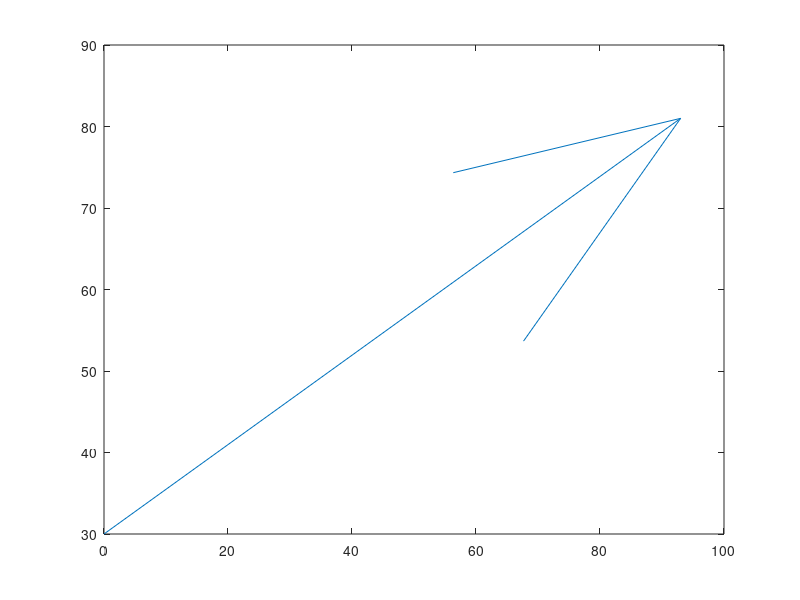

Source code (MATLAB): (Note: this script raises an error after producing the figure.)
% FINAL PROJECT - Template code for Part 1 - STATIC part

clc;
clf;
close all;
clear all;

% Specify Number of elements
% 12 : Suspension cables
% 13 : Deck
% 4 : Pylons
nel_truss = 12;
nel_beam = 17;
nel = nel_beam + nel_truss;

% Pretension values for the cable elements
f0 = zeros(nel_truss,1);
f0(1) = 7528.46;
f0(2) = 7522.12;
f0(3) = 5896.61;
f0(4) = 5896.61;
f0(5) = 7522.12;
f0(6) = 7528.46;
f0(7) = 7528.46;
f0(8) = 7522.12;
f0(9) = 5896.61;
f0(10) = 7522.12;
f0(11) = 7528.46;
f0(12) = 7528.46;
f0 = -f0;

% Transverse dist. load for the beam elements
w = zeros(nel_beam,1);
w(1:13) = -127.4*1000.0;

%x1,y1,x2, and y2 coordinates of each element are stored in array X
%X(e,1) = x1 of element e,
%X(e,2) = y1 of element e
%X(e,3) = x2.....
X_truss = zeros(nel_truss,4);
X_beam = zeros(nel_beam,4);

% Specify spatial coordinates of truss elements
X_truss(1,:) = [0 30 93 81]; %A-O
X_truss(2,:) = [31 30 93 81]; %B-O
X_truss(3,:) = [62 30 93 81]; %C-O
X_truss(4,:) = [124 30 93 81]; %E-O
X_truss(5,:) = [155 30 93 81]; %F-O
X_truss(6,:) = [186 30 93 81]; %G-O
X_truss(7,:) = [217 30 310 81]; %H-P
X_truss(8,:) = [248 30 310 81]; %I-P
X_truss(9,:) = [279 30 310 81]; %J-P
X_truss(10,:) = [341 30 310 81]; %L-P
X_truss(11,:) = [372 30 310 81]; %M-P
X_truss(12,:) = [403 30 310 81]; %N-P

% Specify spatial coordinates of beam elements
X_beam(1,:) = [0 30 31 30]; %A-B
X_beam(2,:) = [31 30 62 30]; %B-C
X_beam(3,:) = [62 30 93 30]; %C-D
X_beam(4,:) = [93 30 124 30]; %D-E
X_beam(5,:) = [124 30 155 30]; %E-F
X_beam(6,:) = [155 30 186 30]; %F-G
X_beam(7,:) = [186 30 217 30]; %G-H
X_beam(8,:) = [217 30 248 30]; %H-I
X_beam(9,:) = [248 30 279 30]; %I-J
X_beam(10,:) = [279 30 310 30]; %J-K
X_beam(11,:) = [310 30 341 30]; %K-L
X_beam(12,:) = [341 30 372 30]; %L-M
X_beam(13,:) = [372 30 403 30]; %M-N
X_beam(14,:) = [93 0 93 30]; %Q-D
X_beam(15,:) = [93 30 93 81]; %D-O
X_beam(16,:) = [310 0 310 30]; %R-K
X_beam(17,:) = [310 30 310 81]; %K-P

% Young's Modulus : Note that Young's modulus values vary
E_truss = ones(nel_truss,1)*200000*10^6;
E_beam = ones(nel_beam,1)*36500*10^6; %MPa

% Cross sectional area : Note that cross-sections vary
A_truss = zeros(nel_truss,1);
A_beam= zeros(nel_beam,1);

A_truss(1,1) = .1094; %A-O m^2
A_truss(2,1) = .0547; %B-O
A_truss(3,1) = .0547; %C-O
A_truss(4,1) = .0547; %E-O
A_truss(5,1) = .0547; %F-O
A_truss(6,1) = .1094; %G-O
A_truss(7,1) = .1094; %H-P
A_truss(8,1) = .0547; %I-P
A_truss(9,1) = .0547; %J-P
A_truss(10,1) = .0547; %L-P
A_truss(11,1) = .0547; %M-P
A_truss(12,1) = .1094; %N-P

A_beam(1:13,1) = 5.20; %bridge deck
A_beam(14:17,1) = 27.3397; %pylon

% 2nd moment of area
I_beam = zeros(nel_beam,1);
I_beam(1:13,1) = 0.49; %m^4 %bridge deck
I_beam(14:17,1) = 41.4367; %pylon

% Visualize your structure before for unknowns:
% if flagVisualizeInitial is 1 then VISUALIZE
% if flagVisualizeInitial is 0 then skip visualization
flagVisualizeUndeformed = 1;
if flagVisualizeUndeformed == 1
    figure(1)
    for ele=1:nel_truss
        % Undeformed
        p1 = [X_truss(ele,1) X_truss(ele,2)];           % First Point
        p2 = [X_truss(ele,3) X_truss(ele,4)];           % Second Point
        dp = p2-p1;                         % Difference
        q = quiver(p1(1),p1(2),dp(1),dp(2),0);
        q.LineStyle = '-';
        q.Color = 'blue';
        q.AlignVertexCenters = 'on';
        grid
        text(p1(1),p1(2), sprintf('Node:(%.0f,%.0f)',p1))
        text(p2(1),p2(2), sprintf('Node:(%.0f,%.0f)',p2))
        text((p1(1)+p2(1))*0.5,(p1(2)+p2(2))*0.5, sprintf('Truss%.0f ',ele))
        hold on
    end
    for ele=1:nel_beam
        % Undeformed
        p1 = [X_beam(ele,1) X_beam(ele,2)];           % First Point
        p2 = [X_beam(ele,3) X_beam(ele,4)];           % Second Point
        dp = p2-p1;                         % Difference
        q = quiver(p1(1),p1(2),dp(1),dp(2),0);
        q.LineStyle = '-';
        q.Color = 'blue';
        q.AlignVertexCenters = 'on';
        grid
        text(p1(1),p1(2), sprintf('Node:(%.0f,%.0f)',p1))
        text(p2(1),p2(2), sprintf('Node:(%.0f,%.0f)',p2))
        text((p1(1)+p2(1))*0.5,(p1(2)+p2(2))*0.5, sprintf('Beam:%.0f ',ele))
        hold on
    end
    legend('Undeformed Structure');
    xlabel('Global X');
    ylabel('Global Y');
end


%Total number of DOF
ndof = 18*3;

%Total number of free DOF
nfdof = ndof-8;

%Total number of restrained DOF
nddof = ndof - nfdof;

%Specify number of DOFs for each type
edof_beam = 6;
edof_truss = 4;


% ID array. Maps local element DOF to global DOF. Make sure that you put the
% free DOF first and the restrained ones at the end in your own DOF labelling.
% Also, note that ID_beam is of size [nel_beam x edof_beam =6].
% In order to visualize deform structure, please place rotational DOFs to 3rd and 6th entries.
ID_truss = ones(nel_truss,edof_truss);
ID_beam = ones(nel_beam,edof_beam);

%Truss members
ID_truss(1,:) = [1 53 41 42]; %A-O
ID_truss(2,:) = [3 4 41 42]; %B-O
ID_truss(3,:) = [6 7 41 42]; %C-O
ID_truss(4,:) = [12 13 41 42]; %E-O
ID_truss(5,:) = [15 16 41 42]; %F-O
ID_truss(6,:) = [18 19 41 42]; %G-O
ID_truss(7,:) = [21 22 44 45]; %H-P
ID_truss(8,:) = [24 25 44 45]; %I-P
ID_truss(9,:) = [27 28 44 45]; %J-P
ID_truss(10,:) = [33 34 44 45]; %L-P
ID_truss(11,:) = [36 37 44 45]; %M-P
ID_truss(12,:) = [39 54 44 45]; %N-P

% Beams including deck elements and pylons
ID_beam(1,:) = [1 53 2 3 4 5]; %A-B
ID_beam(2,:) = [3 4 5 6 7 8]; %B-C
ID_beam(3,:) = [6 7 8 9 10 11]; %C-D
ID_beam(4,:) = [9 10 11 12 13 14]; %D-E
ID_beam(5,:) = [12 13 14 15 16 17]; %E-F
ID_beam(6,:) = [15 16 17 18 19 20]; %F-G
ID_beam(7,:) = [18 19 20 21 22 23]; %G-H
ID_beam(8,:) = [21 22 23 24 25 26]; %H-I
ID_beam(9,:) = [24 25 26 27 28 29]; %I-J
ID_beam(10,:) = [27 28 29 30 31 32]; %J-K
ID_beam(11,:) = [30 31 32 33 34 35]; %K-L
ID_beam(12,:) = [33 34 35 36 37 38]; %L-M
ID_beam(13,:) = [36 37 38 39 54 40]; %M-N
ID_beam(14,:) = [47 48 49 9 10 11]; %Q-D
ID_beam(15,:) = [9 10 11 41 42 43]; %D-O
ID_beam(16,:) = [50 51 52 30 31 32]; %R-K
ID_beam(17,:) = [30 31 32 44 45 46]; %K-P


%Initialize stiffness matrix K
% Global Stiffness Matrix
K = zeros(ndof,ndof);

%Initialize force vector P (external nodal forces) and Pf0 (fixed end forces on nodes)
%Put you code here to populate array P based on the problem statement
%You can only populate up to nfdof index. The indices nfdof+1:ndof
%correspond to the restrained DOF and are in fact the reaction forces that
%will be calculated later on
P = zeros(ndof,1);
Pf0 = zeros(ndof,1);


%Populating global stiffness matrix
% Assemble truss elements
for e=1:nel_truss
    [ke_truss, fe_truss] = localStiffnessTruss(X_truss(e,:),E_truss(e,1),A_truss(e,1),f0(e,1));
    for i=1:edof_truss  %Loopoing over local dof
        for j=1:edof_truss  %Looping over local dof
            K(ID_truss(e,i),ID_truss(e,j)) = K(ID_truss(e,i),ID_truss(e,j)) + ke_truss(i,j);
        end
        Pf0(ID_truss(e,i),1) = Pf0(ID_truss(e,i),1) + fe_truss(i,1);
    end
end

% Assemble beam elements
for e=1:nel_beam
    [ke_beam, fe_beam]= localStiffnessBeam(X_beam(e,:),E_beam(e,1),I_beam(e,1),A_beam(e,1),w(e,1));
    for i=1:edof_beam  %Loopoing over local dof
        for j=1:edof_beam  %Looping over local dof
            K(ID_beam(e,i),ID_beam(e,j)) = K(ID_beam(e,i),ID_beam(e,j)) + ke_beam(i,j);
        end
        Pf0(ID_beam(e,i),1) = Pf0(ID_beam(e,i),1) + fe_beam(i,1);
    end
end


%We can split the stiffness matrix into four submatrices. Kff, Kfd, Kdf, Kdd
%Kff has dimensions nfdof x nfdof
%Kfd has dimensions nddof x nfdof
%Kdf has dimensions nfdof x nddof
%Kdd has dimensions nddof x nddof
%Extracting the submatrices from matrix K
Kff = K(1:nfdof,1:nfdof);
Kfd = K(1:nfdof,nfdof+1:ndof);
Kdf = K(nfdof+1:ndof,1:nfdof);
Kdd = K(nfdof+1:ndof,nfdof+1:ndof);

%Extracting Pf from P
Pf = P(1:nfdof,1);

%Extracting Pf0f and Pf0d from Pf0 (fixed end forces on structural level)
Pf0f = Pf0(1:nfdof,1);
Pf0d = Pf0(nfdof+1:ndof,1);

%Initialize array of displacements u
u = zeros(ndof,1);

%Extracting ud from u
ud = u(nfdof+1:ndof,1);

%Solving for the displacements uf
uf = Kff \ (Pf - Pf0f - Kfd*ud);

%Solving for the reaction forces
Pd = Kdf*uf + Kdd*ud + Pf0d;


% Visualize your deformed structure:
% if flagVisualizeInitial is 1 then VISUALIZE
% if flagVisualizeInitial is 0 then skip visualization
flagVisualizeDeformed = 1;
% Manually adjust below amplification factor so that you could visualize your results
amplificationFactor = 50.0;
if flagVisualizeDeformed == 1
    % Retrieve full u
    u = [uf(:)' ud(:)'];
    % Define a 2D arrays containing updated positions of the nodes
    X_def_truss = zeros(nel,4);
    X_def_vis_truss = zeros(nel,4);

    X_def_beam = zeros(nel,4);
    X_def_vis_beam = zeros(nel,4);
    % Loop over each dof to update positions
    for ele =1:nel_truss
        for i=1:edof_truss
            X_def_truss(ele,i) = X_truss(ele,i) + u(ID_truss(ele,i));
            X_def_vis_truss(ele,i) = X_truss(ele,i) + amplificationFactor*u(ID_truss(ele,i));
        end
    end
    % Only take into account displacements.
    for ele =1:nel_beam
        X_def_beam(ele,1) = X_beam(ele,1) + u(ID_beam(ele,1));
        X_def_vis_beam(ele,1) = X_beam(ele,1) + amplificationFactor*u(ID_beam(ele,1));

        X_def_beam(ele,2) = X_beam(ele,2) + u(ID_beam(ele,2));
        X_def_vis_beam(ele,2) = X_beam(ele,2) + amplificationFactor*u(ID_beam(ele,2));

        X_def_beam(ele,3) = X_beam(ele,3) + u(ID_beam(ele,5));
        X_def_vis_beam(ele,3) = X_beam(ele,3) + amplificationFactor*u(ID_beam(ele,4));

        X_def_beam(ele,4) = X_beam(ele,4) + u(ID_beam(ele,6));
        X_def_vis_beam(ele,4) = X_beam(ele,4) + amplificationFactor*u(ID_beam(ele,5));
    end
    figure(2)
    for ele=1:nel_truss
        hold on
        % Undeformed
        p1 = plot([X_truss(ele,1) X_truss(ele,3)], [X_truss(ele,2) X_truss(ele,4)],'--b');
        % Deformed
        p2 = plot([X_def_vis_truss(ele,1) X_def_vis_truss(ele,3)], [X_def_vis_truss(ele,2) X_def_vis_truss(ele,4)]...
            , 'k','LineWidth',1.5);
        legend([p1 p2],'Undeformed','Deformed');
    end
    for ele=1:nel_beam
        hold on
        % Undeformed
        p1 = plot([X_beam(ele,1) X_beam(ele,3)], [X_beam(ele,2) X_beam(ele,4)],'--r');
        % Deformed
        p2 = plot([X_def_vis_beam(ele,1) X_def_vis_beam(ele,3)], [X_def_vis_beam(ele,2) X_def_vis_beam(ele,4)]...
            , 'k','LineWidth',1.5);
        legend([p1 p2],'Undeformed','Deformed');
        hold off
    end
    title(['Deformed Structure: Amplification factor: ',num2str(amplificationFactor)]);
    xlabel('Global X');
    ylabel('Global Y');
end



%Part 2: Dynamics
rho_truss = ones(nel_truss,1)*8050; %kg/m^3
rho_beam = ones(nel_beam,1)*2400; %kg/m^3

%Populating global mass matrix (consistent and lump)
M = zeros(ndof,ndof);
MLump = zeros(ndof,ndof);
% Assemble truss elements
for e=1:nel_truss
    [mass_truss,mass_truss_lump] = massMatrixTruss(X_truss(e,:),rho_truss(e,1),A_truss(e,1));
    for i=1:edof_truss  %Loopoing over local dof
        for j=1:edof_truss  %Looping over local dof
            M(ID_truss(e,i),ID_truss(e,j)) = M(ID_truss(e,i),ID_truss(e,j)) + mass_truss(i,j);
            MLump(ID_truss(e,i),ID_truss(e,j)) = MLump(ID_truss(e,i),ID_truss(e,j)) + mass_truss_lump(i,j);
        end
    end
end

% Assemble beam elements
for e=1:nel_beam
    [mass_beam,mass_beam_lump] = massMatrixBeam(X_beam(e,:),rho_beam(e,1),A_beam(e,1));
    for i=1:edof_beam  %Loopoing over local dof
        for j=1:edof_beam  %Looping over local dof
            M(ID_beam(e,i),ID_beam(e,j)) = M(ID_beam(e,i),ID_beam(e,j)) + mass_beam(i,j);
            MLump(ID_beam(e,i),ID_beam(e,j)) = MLump(ID_beam(e,i),ID_beam(e,j)) + mass_beam_lump(i,j);
        end
    end
end

%We can split the mass matrix into four submatrices. Mff, Mfd, Mdf, Mdd
%Mff has dimensions nfdof x nfdof
%Mfd has dimensions nddof x nfdof
%Mdf has dimensions nfdof x nddof
%Mdd has dimensions nddof x nddof
%Extracting the submatrices from matrix M
Mff = M(1:nfdof,1:nfdof);
Mfd = M(1:nfdof,nfdof+1:ndof);
Mdf = M(nfdof+1:ndof,1:nfdof);
Mdd = M(nfdof+1:ndof,nfdof+1:ndof);
%Extracting the submatrices from matrix MLump
MffLump = MLump(1:nfdof,1:nfdof);
MfdLump = MLump(1:nfdof,nfdof+1:ndof);
MdfLump = MLump(nfdof+1:ndof,1:nfdof);
MddLump = MLump(nfdof+1:ndof,nfdof+1:ndof);

%forcing vector from distributed loads
forcingVector = Pf - Pf0f;

%defining numerical approximation parameters
rho_inf = 0.5;
am = (2-rho_inf)/(1+rho_inf);
af = 1/(1+rho_inf);
gamma = 0.5+am-af;
beta = 0.25*(1+am-af)^2;

%time step
dt = 0.02;
tfinal = 40;
t = 0:dt:tfinal;

%initial conditions, from static part 1
%consistent mass matrix
ufAcel = zeros(nfdof,1);
ufVel = zeros(nfdof,1);
ufDisp = uf;
%lump mass matrix
ufAcelLump = zeros(nfdof,1);
ufVelLump = zeros(nfdof,1);
ufDispLump = uf;

%prescribed DOFs, representing earthquake movement
udAcel = readmatrix("acc.txt");
udVel = readmatrix("vel.txt");
udDisp = readmatrix("disp.txt");

%u vector to plot (consistent and lump mass matrix)
uConsistent = u;
uLump = u;

%matrix storing reaction forces at prescribed DOFs
PdNew = zeros(nddof,length(t));
PdNewLump = zeros(nddof,length(t));

%matrix storing acceleration components at nodes D and K
accelD = zeros(1,length(t));
accelDLump = zeros(1,length(t));
accelK = zeros(1,length(t));
accelKLump = zeros(1,length(t));

for i = 1:length(t)-1
    %consistent mass matrix
    %predictor stage
    ufAcelNextPredict = ((gamma-1)/gamma)*ufAcel;
    ufVelNextPredict = ufVel;
    ufDispNextPredict = ufDisp + dt*ufVel + (dt^2/2)*((1-2*beta)*ufAcel + (2*beta)*ufAcelNextPredict);
    %corrector stage
    ufAcelAlpha = ufAcel + am*(ufAcelNextPredict-ufAcel);
    ufVelAlpha = ufVel + af*(ufVelNextPredict-ufVel);
    ufDispAlpha = ufDisp + af*(ufDispNextPredict-ufDisp);
    %ualpha at prescribed DOFs, from given data
    udAcelAlpha = udAcel(i) + am*(udAcel(i+1)-udAcel(i));
    udVelAlpha = udVel(i) + af*(udVel(i+1)-udVel(i));
    udDispAlpha = udDisp(i) + af*(udDisp(i+1)-udDisp(i));
    udAcelAlphaMatrix = [udAcelAlpha 0 0 udAcelAlpha 0 0 0 0]';
    udVelAlphaMatrix = [udVelAlpha 0 0 udVelAlpha 0 0 0 0]';
    udDispAlphaMatrix = [udDispAlpha 0 0 udDispAlpha 0 0 0 0]';

    %lump mass matrix
    %predictor stage
    ufAcelNextPredictLump = ((gamma-1)/gamma)*ufAcelLump;
    ufVelNextPredictLump = ufVelLump;
    ufDispNextPredictLump = ufDispLump + dt*ufVelLump + (dt^2/2)*((1-2*beta)*ufAcelLump + (2*beta)*ufAcelNextPredictLump);
    %corrector stage
    ufAcelAlphaLump = ufAcelLump + am*(ufAcelNextPredictLump-ufAcelLump);
    ufVelAlphaLump = ufVelLump + af*(ufVelNextPredictLump-ufVelLump);
    ufDispAlphaLump = ufDispLump + af*(ufDispNextPredictLump-ufDispLump);

    %Animation for Consistent Mass Matrix
    % Call the following routine after corrector step in every time step
    % Create an animation
    flagVisualizeAnimation = 1;
    figure_object = figure(3); % Create figure for animation
    filename = 'animationEQConsistent.gif';
    amplificationFactor = 5;
    if flagVisualizeAnimation == 1
        % Append to animation
        visualize(uConsistent,nel_truss, nel_beam, ID_truss, ID_beam, X_truss, X_beam, figure_object, amplificationFactor);
        drawnow
        pause(0.000)
        % Capture the plot as an image
        frame = getframe(figure_object);
        im = frame2im(frame);
        [imind,cm] = rgb2ind(im,256);
        % Write to the GIF File
        if i == 1 %t == 0.0
            imwrite(imind,cm,filename,'gif', 'Loopcount',inf);
        else
            imwrite(imind,cm,filename,'gif','DelayTime',0.1,'WriteMode','append');
        end
    end
    %Animation for Lump Mass Matrix
    % Call the following routine after corrector step in every time step
    % Create an animation
    flagVisualizeAnimation = 1;
    figure_object = figure(4); % Create figure for animation
    filename = 'animationEQLump.gif';
    amplificationFactor = 5;
    if flagVisualizeAnimation == 1
        % Append to animation
        visualize(uLump,nel_truss, nel_beam, ID_truss, ID_beam, X_truss, X_beam, figure_object, amplificationFactor);
        drawnow
        pause(0.000)
        % Capture the plot as an image
        frame = getframe(figure_object);
        im = frame2im(frame);
        [imind,cm] = rgb2ind(im,256);
        % Write to the GIF File
        if i == 1 %t == 0.0
            imwrite(imind,cm,filename,'gif', 'Loopcount',inf);
        else
            imwrite(imind,cm,filename,'gif','DelayTime',0.1,'WriteMode','append');
        end
    end
    % TIME INTEGRATION LOOP ENDS

    %collocation, solve for acceleration increment (consistent and lump mass matrix)
    accelIncrement = (am*Mff + af*beta*(dt^2)*Kff)\(forcingVector - (Mff*ufAcelAlpha+Kff*ufDispAlpha) - (Mfd*udAcelAlphaMatrix+Kfd*udDispAlphaMatrix));
    accelIncrementLump = (am*MffLump + af*beta*(dt^2)*Kff)\(forcingVector - (MffLump*ufAcelAlphaLump+Kff*ufDispAlphaLump) - (MfdLump*udAcelAlphaMatrix+Kfd*udDispAlphaMatrix));

    %update solution
    %consistent mass matrix
    ufAcel = ufAcelNextPredict + accelIncrement;
    ufVel = ufVelNextPredict + gamma*dt*accelIncrement;
    ufDisp = ufDispNextPredict + beta*(dt^2)*accelIncrement;
    %lump mass matrix
    ufAcelLump = ufAcelNextPredictLump + accelIncrementLump;
    ufVelLump = ufVelNextPredictLump + gamma*dt*accelIncrementLump;
    ufDispLump = ufDispNextPredictLump + beta*(dt^2)*accelIncrementLump;

    %post-processing to get reaction forces and accelerations at D and K,
    %consistent and lump mass matrix
    udAcelMatrix = [udAcel(i+1) 0 0 udAcel(i+1) 0 0 0 0]';
    udDispMatrix = [udDisp(i+1) 0 0 udDisp(i+1) 0 0 0 0]';
    PdNew(:,i) = Pf0d + Mdf*ufAcel + Mdd*udAcelMatrix + Kdf*ufDisp + Kdd*udDispMatrix;
    accelD(i+1) = ufAcel(9);
    accelK(i+1) = ufAcel(30);
    PdNewLump(:,i) = Pf0d + MdfLump*ufAcelLump + MddLump*udAcelMatrix + Kdf*ufDispLump + Kdd*udDispMatrix;
    accelDLump(i+1) = ufAcelLump(9);
    accelKLump(i+1) = ufAcelLump(30);

    uConsistent = [ufDisp;udDispMatrix];
    uLump = [ufDispLump;udDispMatrix];
    fprintf('t = %e\n', t(i));
end

%%%%UNCOMMENT TO VIEW PLOTS%%%%%%%%%%%

%plotting acceleration components at nodes D and K, consistent and lump mass matrix
%plotting support reactions (1-3 are node Q x-y-moment, 4-6 are node R x-y-moment, 7 is node A y direction, 8
%is node N y direction)
figure(5);
tiledlayout(2,2)
ax1 = nexttile;
plot(t,accelD);
xlabel('Time (s)');
ylabel('Acceleration (m/s^2)');
title('X Acceleration at Node D, Consistent Mass Matrix');
ax2 = nexttile;
plot(t,accelK);
xlabel('Time (s)');
ylabel('Acceleration (m/s^2)');
title('X Acceleration at Node K, Consistent Mass Matrix');
ax3 = nexttile;
plot(t,accelDLump);
xlabel('Time (s)');
ylabel('Acceleration (m/s^2)');
title('X Acceleration at Node D, Lumped Mass Matrix');
ax4 = nexttile;
plot(t,accelKLump);
xlabel('Time (s)');
ylabel('Acceleration (m/s^2)');
title('X Acceleration at Node K, Lumped Mass Matrix');
sgtitle('X Acceleration Components at Nodes D and K vs. Time');
linkaxes([ax1 ax2 ax3 ax4],'xy')
ax1.XLim = [0 tfinal];

figure(6);
tiledlayout(4,2)
ax5 = nexttile;
plot(t,PdNew(1,:));
xlabel('Time (s)');
ylabel('F (N)');
title('Force (X) at node Q');
ax6 = nexttile;
plot(t,PdNew(2,:));
xlabel('Time (s)');
ylabel('F (N)');
title('Force (Y) at node Q');
ax7 = nexttile;
plot(t,PdNew(3,:));
xlabel('Time (s)');
ylabel('M (N-m)');
title('Moment at node Q');
ax8 = nexttile;
plot(t,PdNew(4,:));
xlabel('Time (s)');
ylabel('F (N)');
title('Force (X) at node R');
ax9 = nexttile;
plot(t,PdNew(5,:));
xlabel('Time (s)');
ylabel('F (N)');
title('Force (Y) at node R');
ax10 = nexttile;
plot(t,PdNew(6,:));
xlabel('Time (s)');
ylabel('M (N-m)');
title('Reaction Moment at node R');
ax11 = nexttile;
plot(t,PdNew(7,:));
xlabel('Time (s)');
ylabel('F (N)');
title('Force (Y) at node A');
ax12 = nexttile;
plot(t,PdNew(8,:));
xlabel('Time (s)');
ylabel('F (N)');
title('Force (Y) at node N');
sgtitle('Support Reaction Forces vs. Time, Consistent Mass Matrix');
linkaxes([ax5 ax6 ax7 ax8 ax9 ax10 ax11 ax12],'xy')
ax5.XLim = [0 tfinal];

figure(7);
tiledlayout(2,4)
ax13 = nexttile;
plot(t,PdNewLump(1,:));
xlabel('Time (s)');
ylabel('F (N)');
title('Force (X) at node Q');
ax14 = nexttile;
plot(t,PdNewLump(2,:));
xlabel('Time (s)');
ylabel('F (N)');
title('Force (Y) at node Q');
ax15 = nexttile;
plot(t,PdNewLump(3,:));
xlabel('Time (s)');
ylabel('M (N-m)');
title('Reaction Moment at node Q');
ax16 = nexttile;
plot(t,PdNewLump(4,:));
xlabel('Time (s)');
ylabel('F (N)');
title('Force (X) at node R');
ax17 = nexttile;
plot(t,PdNewLump(5,:));
xlabel('Time (s)');
ylabel('F (N)');
title('Force (Y) at node R');
ax18 = nexttile;
plot(t,PdNewLump(6,:));
xlabel('Time (s)');
ylabel('M (N-m)');
title('Reaction Moment at node R');
ax19 = nexttile;
plot(t,PdNewLump(7,:));
xlabel('Time (s)');
ylabel('F (N)');
title('Force (Y) at node A');
ax20 = nexttile;
plot(t,PdNewLump(8,:));
xlabel('Time (s)');
ylabel('F (N)');
title('Force (Y) at node N');
sgtitle('Support Reaction Forces vs. Time, Lumped Mass Matrix');
linkaxes([ax13 ax14 ax15 ax16 ax17 ax18 ax19 ax20],'xy')
ax13.XLim = [0 tfinal];
